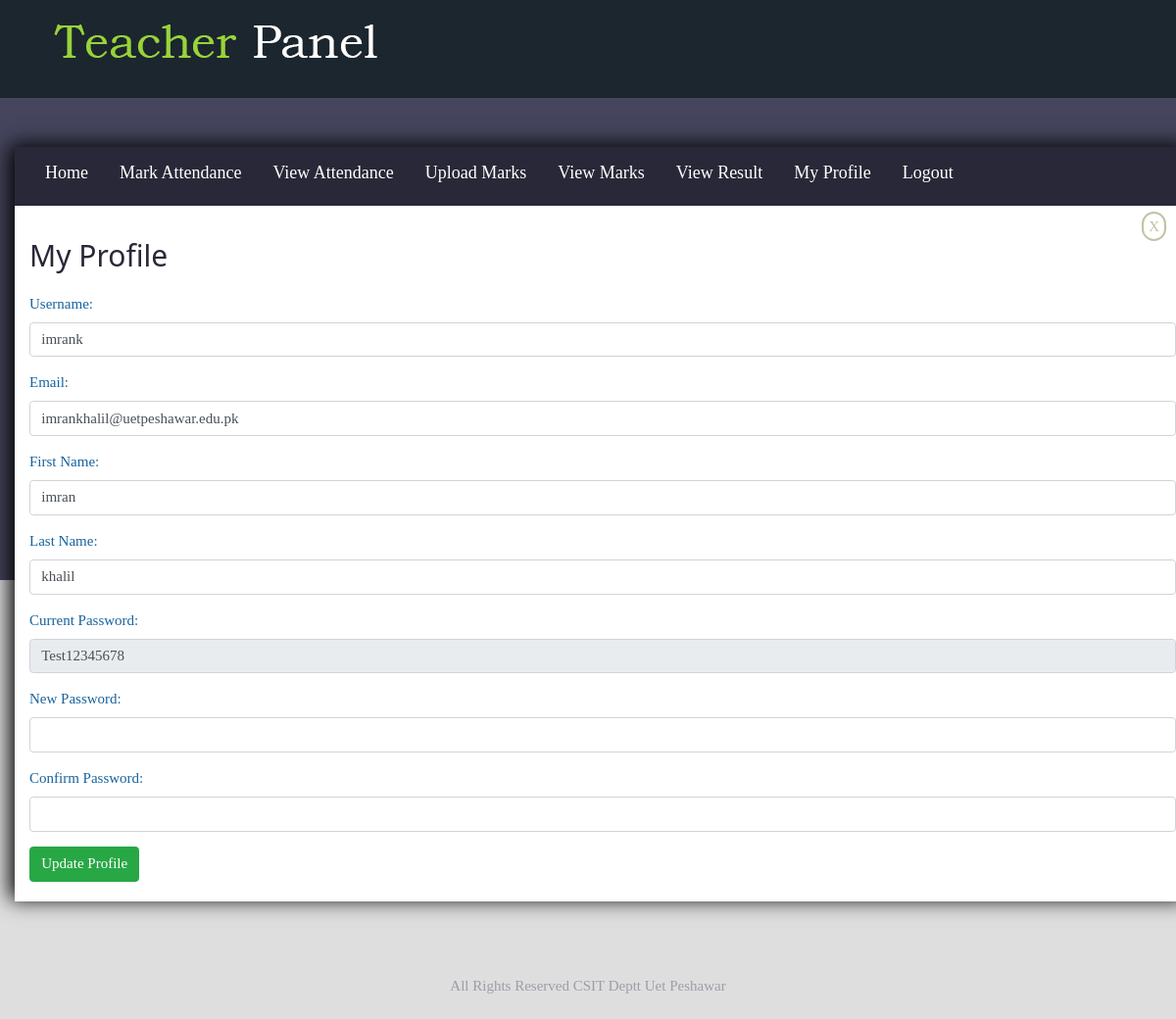
Screenshot of /teacher/index.php?profile (signed in) with the database file from the repository.
### tables this page shows
CREATE TABLE `teachers` (
  `t_id` int(11) NOT NULL,
  `username` varchar(40) NOT NULL,
  `fname` varchar(20) NOT NULL,
  `lname` varchar(20) NOT NULL,
  `email` varchar(30) NOT NULL,
  `password` varchar(50) NOT NULL,
  `status` varchar(10) NOT NULL
);

CREATE TABLE `copyright` (
  `id` int(11) NOT NULL,
  `copyright` varchar(255) NOT NULL
);

### teacher/dataManager.php (called while the page is built, shortened)
<?php
class dbCon {
	private $host = "localhost";
	private $user = "root";
	private $pass = "";
	private $db = "csit";
	public function __construct() {
		$this->conn = new mysqli($this->host,$this->user,$this->pass,$this->db);
	}
}
 class dataManager extends dbCon {
 	public function getProfile($id) {
 		$this->query="SELECT * FROM teachers WHERE t_id=$id";
 		$this->run = mysqli_query($this->conn,$this->query);
 		if($this->run) {
 			$data = mysqli_fetch_array($this->run);
 			return $data;
 		} else {
 			echo "<script>alert('Internal Problem Occured ..')</script>";
 		}
 	}
 	public function getCopyRight() {
 		$this->query = "SELECT * FROM copyright";
 		$this->run = mysqli_query($this->conn,$this->query);
 		if($this->run) {
 			$data = mysqli_fetch_array($this->run);
 			return $data['copyright'];
 		}
 	}
}
 ?>

### teacher/profile.php (the view, shortened to what this page needs)
<?php
	$record = $dm->getProfile($_SESSION['id']);
 ?>
 <!DOCTYPE html>
 <html>
 <head>
 </head>
 <body>
<div id="cross">
	<a href="index.php?home">X</a>
</div>
 <h2>My Profile</h2>
 <form action="" method="post">
 	<div class="form-group">
 		<label for="user">Username:</label>
 		<input type="text" required class="form-control" name="user" id="user" value="<?php echo $record['username']; ?>" />
 	</div>
 	<div class="form-group">
 		<label for="ema">Email:</label>
 		<input type="email" required class="form-control" name="ema" id="ema" value="<?php echo $record['email']; ?>" />
 	</div>
 	<div class="form-group">
		<label for="fname">First Name:</label>
		<input type="text" required name="fname" id="fname" class="form-control" value="<?php echo $record['fname']; ?>" />
 	</div>
 	<div class="form-group">
		<label for="lname">Last Name:</label>
		<input type="text" required name="lname" id="lname" class="form-control" value="<?php echo $record['lname']; ?>" />
 	</div>
 	<div class="form-group">
		<label for="old">Current Password:</label>
		<input type="text" disabled name="old" id="old" class="form-control" value="<?php echo $record['password']; ?>" />
 	</div>
 	<div class="form-group">
		<label for="new">New Password:</label>
		<input type="password" name="npass" id="pass" class="form-control" />
 	</div>
 	<div class="form-group">
		<label for="con">Confirm Password:</label>
		<input type="password" name="cpass" id="cpass" class="form-control"  />
 	</div>
 	<input type="submit" onclick="profileValidation()" class="btn btn-success" name="pro" value="Update Profile" />
 </form>
 </body>
 </html>

### teacher/includes/footer.php
<?php
	$dm = new dataManager();
 ?>
		<footer id="footer-section" class="row">
			<div class="col-md-12"><?php echo $dm->getCopyRight(); ?></div>
		</footer>

### teacher/css/w3.css (style rules this page uses)
*,*:before,*:after { box-sizing:inherit }
html { -ms-text-size-adjust:100%;-webkit-text-size-adjust:100% }
body { margin:0 }
article,aside,details,figcaption,figure,footer,header,main,menu,nav,section { display:block }
a { background-color:transparent }
button,input,select,textarea,optgroup { font:inherit;margin:0 }
button,input { overflow:visible }
button,[type=button],[type=reset],[type=submit] { -webkit-appearance:button }
html,body { font-family:Verdana,sans-serif;font-size:15px;line-height:1.5 }
html { overflow-x:hidden }
h2 { font-size:30px }
h1,h2,h3,h4,h5,h6 { font-family:"Segoe UI",Arial,sans-serif;font-weight:400;margin:10px 0 }
a { color:inherit }

### teacher/css/style.css (style rules this page uses)
* { margin: 0; padding: 0; }
body { background-image: url(../resources/body-background.jpg); background-color: #dedede; background-repeat: repeat-x; height: 500px; font-family: "sans serif"; }
#footer-section { height: 50px; }
#footer-section div { margin-top: 5px; text-align: center; color: #9d9daa; }

### teacher/profile.php (style rules this page uses)
h2 { margin-top: 0px; margin-bottom: 20px; color: #292838; }
label { color: #17639e; }
form { margin-bottom: 20px; }
#cross { margin-top: 10px; text-align: right; padding-right: 10px; }
#cross a { border: 2px solid #c2c2a3; padding: 5px; color: #c2c2a3; border-radius: 20px; }

### rows the page displays
teachers: user "imrank", ema "imrankhalil@uetpeshawar.edu.pk", fname "imran", lname "khalil", old "Test12345678"
copyright: copyright "All Rights Reserved CSIT Deptt Uet Peshawar"
